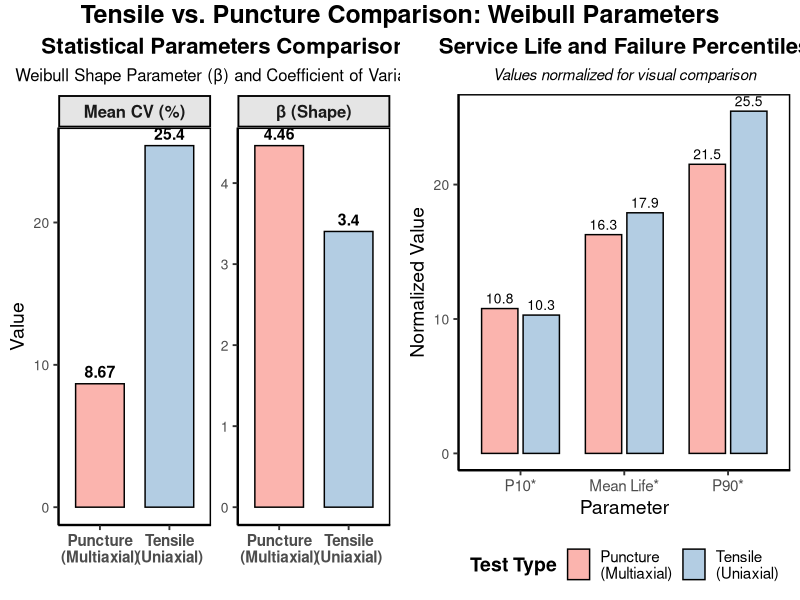
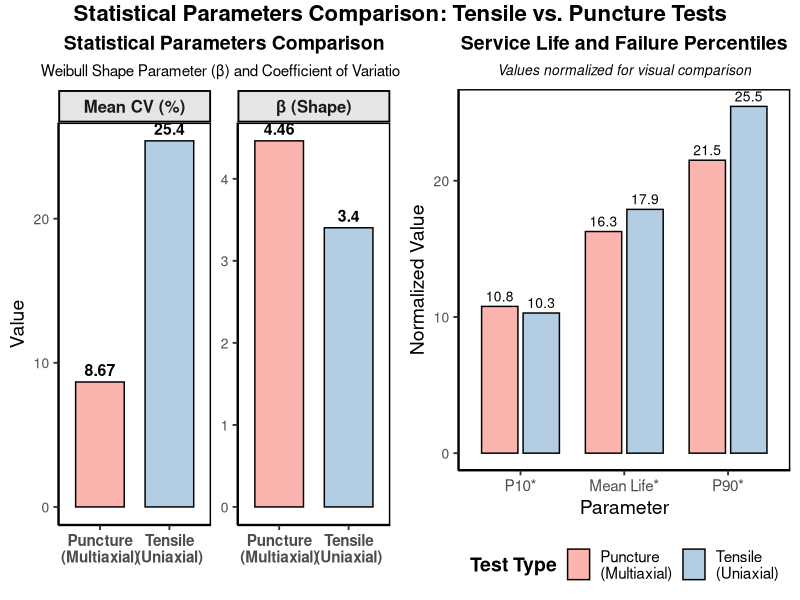
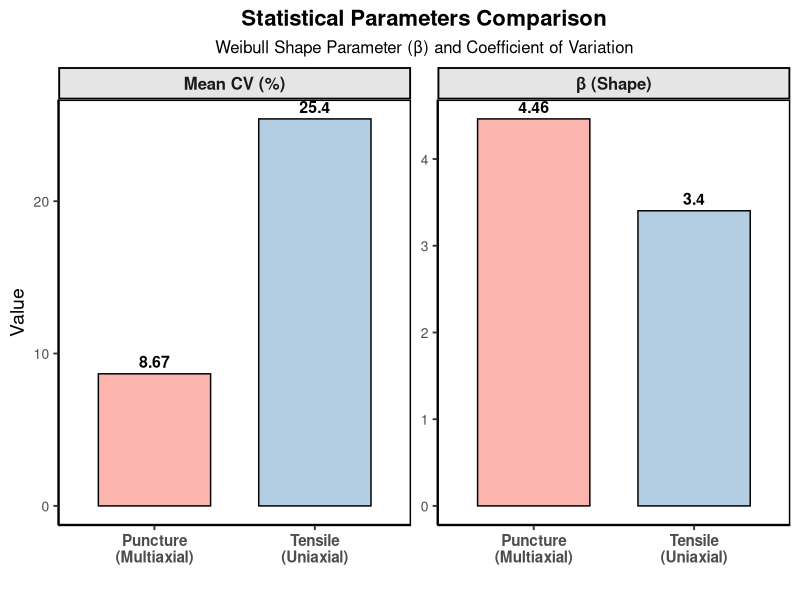
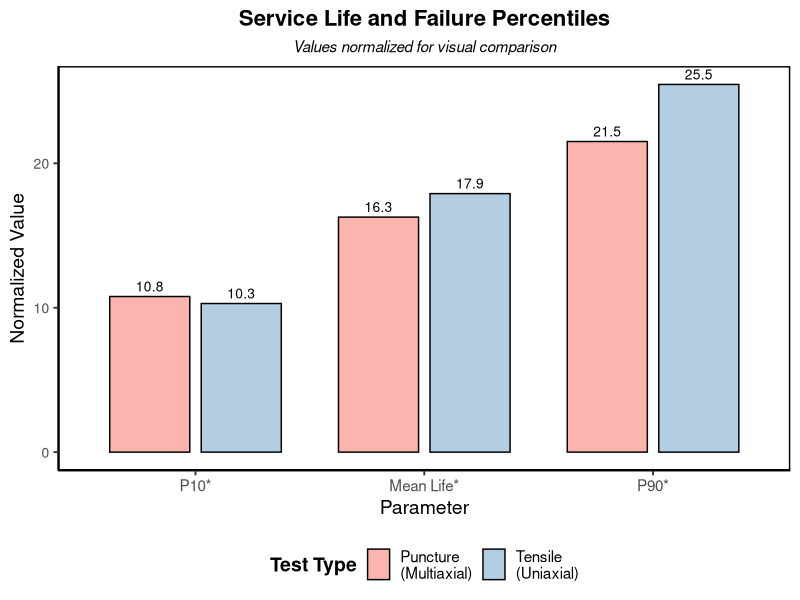
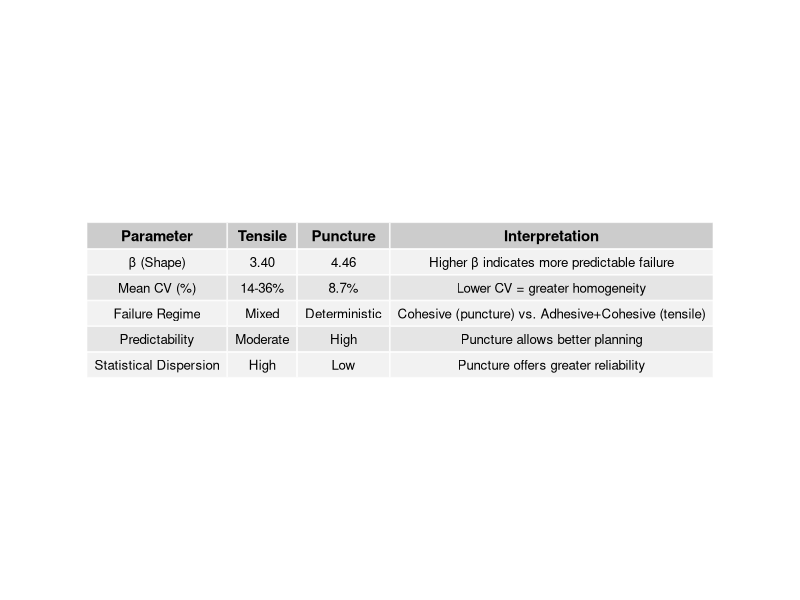
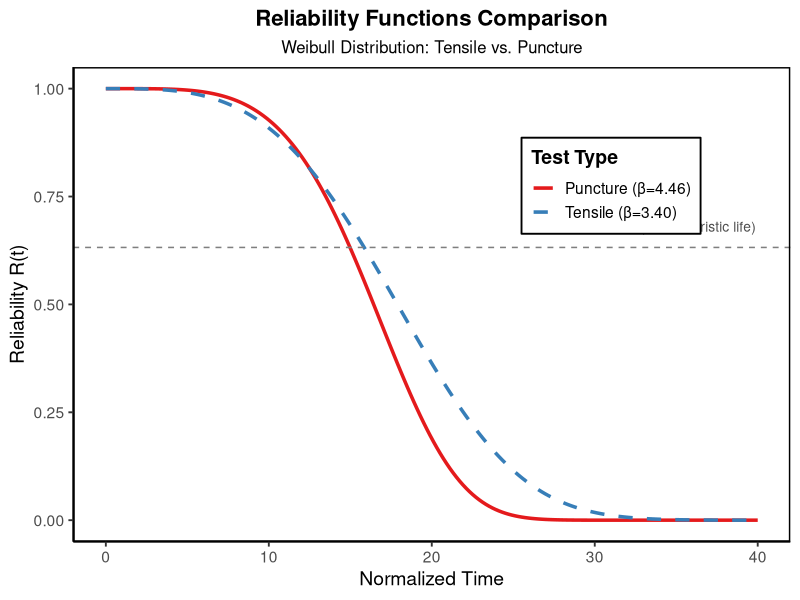

The R script that drew these images, in order:
# ==============================================================================
# SCRIPT TO CREATE COMPARATIVE FIGURE: TENSILE vs. PUNCTURE
# ==============================================================================
# Objective: Create comparative graphic of Weibull parameters and statistics
#            between tensile and puncture tests
# Author: Statistical Analysis - Forced Degradation
# Date: October 15, 2025
# ==============================================================================

# Load required libraries
library(ggplot2)
library(RColorBrewer)
library(gridExtra)
library(dplyr)
library(tidyr)

# ==============================================================================
# WEIBULL PARAMETERS AND STATISTICS DATA
# ==============================================================================

# Weibull parameters
comparison_data <- data.frame(
  Test = rep(c("Tensile\n(Uniaxial)", "Puncture\n(Multiaxial)"), each = 6),
  Parameter = rep(c("β (Shape)", "η (Scale)*", "Mean Life*", 
                    "Mean CV (%)", "P10*", "P90*"), 2),
  Value = c(
    # Tensile
    3.4031,           # β
    19.93,            # η (kN/m)
    17.90,            # Mean life (kN/m)
    25.4,             # Mean CV (%)
    10.29,            # P10
    25.46,            # P90
    # Puncture
    4.4625,           # β
    1784.19/100,      # η (N) / 100 for visual scale
    1627.42/100,      # Mean life (N) / 100
    8.67,             # Mean CV (%)
    1077.54/100,      # P10 / 100
    2150.86/100       # P90 / 100
  )
)

# Note: * values normalized/scaled for visualization

# ==============================================================================
# PLOT 1: SHAPE PARAMETER (β) AND CV
# ==============================================================================

data_beta_cv <- comparison_data %>%
  filter(Parameter %in% c("β (Shape)", "Mean CV (%)"))

plot_beta_cv <- ggplot(data_beta_cv, aes(x = Test, y = Value, fill = Test)) +
  geom_bar(stat = "identity", width = 0.7, color = "black", linewidth = 0.5) +
  geom_text(aes(label = round(Value, 2)), vjust = -0.5, size = 4, fontface = "bold") +
  facet_wrap(~Parameter, scales = "free_y", ncol = 2) +
  scale_fill_brewer(palette = "Pastel1") +
  labs(
    title = "Statistical Parameters Comparison",
    subtitle = "Weibull Shape Parameter (β) and Coefficient of Variation",
    x = "",
    y = "Value"
  ) +
  theme_classic(base_size = 14) +
  theme(
    plot.title = element_text(hjust = 0.5, face = "bold", size = 16),
    plot.subtitle = element_text(hjust = 0.5, size = 12),
    legend.position = "none",
    strip.background = element_rect(fill = "gray90", color = "black"),
    strip.text = element_text(face = "bold", size = 12),
    axis.text.x = element_text(size = 11, face = "bold"),
    axis.text.y = element_text(size = 10),
    panel.border = element_rect(color = "black", fill = NA, linewidth = 1)
  )

# ==============================================================================
# PLOT 2: MEAN LIFE AND PERCENTILES
# ==============================================================================

data_life <- comparison_data %>%
  filter(Parameter %in% c("Mean Life*", "P10*", "P90*")) %>%
  mutate(Parameter = factor(Parameter, levels = c("P10*", "Mean Life*", "P90*")))

plot_life <- ggplot(data_life, aes(x = Parameter, y = Value, fill = Test)) +
  geom_bar(stat = "identity", position = position_dodge(width = 0.8), 
           width = 0.7, color = "black", linewidth = 0.5) +
  geom_text(aes(label = round(Value, 1)), 
            position = position_dodge(width = 0.8), vjust = -0.5, size = 3.5) +
  scale_fill_brewer(palette = "Pastel1") +
  labs(
    title = "Service Life and Failure Percentiles",
    subtitle = "Values normalized for visual comparison",
    x = "Parameter",
    y = "Normalized Value",
    fill = "Test Type"
  ) +
  theme_classic(base_size = 14) +
  theme(
    plot.title = element_text(hjust = 0.5, face = "bold", size = 16),
    plot.subtitle = element_text(hjust = 0.5, size = 11, face = "italic"),
    legend.position = "bottom",
    legend.title = element_text(face = "bold"),
    legend.text = element_text(size = 11),
    axis.text.x = element_text(size = 11, angle = 0),
    axis.text.y = element_text(size = 10),
    panel.border = element_rect(color = "black", fill = NA, linewidth = 1)
  )

# ==============================================================================
# PLOT 3: SUMMARY COMPARATIVE TABLE
# ==============================================================================

summary_table <- data.frame(
  Parameter = c("β (Shape)", "Mean CV (%)", "Failure Regime", 
                "Predictability", "Statistical Dispersion"),
  Tensile = c("3.40", "14-36%", "Mixed", "Moderate", "High"),
  Puncture = c("4.46", "8.7%", "Deterministic", "High", "Low"),
  Interpretation = c(
    "Higher β indicates more predictable failure",
    "Lower CV = greater homogeneity",
    "Cohesive (puncture) vs. Adhesive+Cohesive (tensile)",
    "Puncture allows better planning",
    "Puncture offers greater reliability"
  )
)

# Convert table to plot
library(gridExtra)
library(grid)

table_grob <- tableGrob(summary_table, rows = NULL, 
                         theme = ttheme_default(
                           core = list(fg_params = list(cex = 0.8)),
                           colhead = list(fg_params = list(cex = 0.9, fontface = "bold")),
                           rowhead = list(fg_params = list(cex = 0.9))
                         ))

# ==============================================================================
# COMBINE AND SAVE FIGURES - HORIZONTAL LAYOUT
# ==============================================================================

# Create directory if it doesn't exist
dir.create("graficos/comparacao", showWarnings = FALSE, recursive = TRUE)

# Save Plot 1 (β and CV)
ggsave(
  filename = "graficos/comparacao/comparacao_beta_cv.png",
  plot = plot_beta_cv,
  width = 10, height = 6, dpi = 300, bg = "white"
)

# Save Plot 2 (Life and Percentiles)
ggsave(
  filename = "graficos/comparacao/comparacao_vida_percentis.png",
  plot = plot_life,
  width = 10, height = 6, dpi = 300, bg = "white"
)

# ==============================================================================
# SAVE COMBINED PLOT - HORIZONTAL LAYOUT (side by side)
# ==============================================================================

plot_combined_horizontal <- grid.arrange(
  plot_beta_cv, 
  plot_life,
  ncol = 2,  # 2 columns = horizontal layout
  nrow = 1,  # 1 row
  top = textGrob("Tensile vs. Puncture Comparison: Weibull Parameters",
                 gp = gpar(fontsize = 18, fontface = "bold"))
)

ggsave(
  filename = "graficos/comparacao/comparacao_weibull_tracao_puncao.png",
  plot = plot_combined_horizontal,
  width = 16, height = 7, dpi = 300, bg = "white"  # Wider, less tall
)

# ==============================================================================
# ALTERNATIVE VERSION: COMPACT HORIZONTAL LAYOUT
# ==============================================================================

# Create more compact version for manuscript
plot_compact <- grid.arrange(
  plot_beta_cv + theme(plot.title = element_text(size = 14),
                       plot.subtitle = element_text(size = 11)), 
  plot_life + theme(plot.title = element_text(size = 14),
                    plot.subtitle = element_text(size = 10)),
  ncol = 2,
  nrow = 1,
  top = textGrob("Statistical Parameters Comparison: Tensile vs. Puncture Tests",
                 gp = gpar(fontsize = 16, fontface = "bold"))
)

ggsave(
  filename = "graficos/comparacao/comparacao_weibull_compacta_horizontal.png",
  plot = plot_compact,
  width = 14, height = 6, dpi = 300, bg = "white"
)

# Save table as image
png("graficos/comparacao/tabela_comparativa.png", width = 1200, height = 400, res = 150)
grid.draw(table_grob)
dev.off()

# ==============================================================================
# ADDITIONAL PLOT: RELIABILITY CURVES COMPARISON
# ==============================================================================

# Simulate Weibull reliability curves
x_seq <- seq(0, 40, length.out = 200)

# Reliability function: R(t) = exp(-(t/η)^β)
reliability_tensile <- exp(-(x_seq/19.93)^3.4031)
reliability_puncture <- exp(-(x_seq/17.84)^4.4625)  # η converted to similar scale

curves_data <- data.frame(
  Time = rep(x_seq, 2),
  Reliability = c(reliability_tensile, reliability_puncture),
  Test = rep(c("Tensile (β=3.40)", "Puncture (β=4.46)"), each = length(x_seq))
)

plot_curves <- ggplot(curves_data, aes(x = Time, y = Reliability, 
                                        color = Test, linetype = Test)) +
  geom_line(linewidth = 1.2) +
  geom_hline(yintercept = 0.632, linetype = "dashed", color = "gray50") +
  annotate("text", x = 35, y = 0.68, label = "63.2% (characteristic life)", 
           size = 3.5, color = "gray30") +
  scale_color_brewer(palette = "Set1") +
  scale_linetype_manual(values = c("solid", "dashed")) +
  labs(
    title = "Reliability Functions Comparison",
    subtitle = "Weibull Distribution: Tensile vs. Puncture",
    x = "Normalized Time",
    y = "Reliability R(t)",
    color = "Test Type",
    linetype = "Test Type"
  ) +
  theme_classic(base_size = 14) +
  theme(
    plot.title = element_text(hjust = 0.5, face = "bold", size = 16),
    plot.subtitle = element_text(hjust = 0.5, size = 12),
    legend.position = c(0.75, 0.75),
    legend.background = element_rect(fill = "white", color = "black"),
    legend.title = element_text(face = "bold"),
    panel.border = element_rect(color = "black", fill = NA, linewidth = 1)
  )

ggsave(
  filename = "graficos/comparacao/curvas_confiabilidade_comparacao.png",
  plot = plot_curves,
  width = 10, height = 7, dpi = 300, bg = "white"
)

# ==============================================================================
# COMPLETION MESSAGES
# ==============================================================================

cat("\n==============================================================================\n")
cat("COMPARATIVE FIGURES CREATED SUCCESSFULLY!\n")
cat("==============================================================================\n\n")
cat("Files generated in: graficos/comparacao/\n\n")
cat("1. comparacao_beta_cv.png - β and CV parameters\n")
cat("2. comparacao_vida_percentis.png - Service life and percentiles\n")
cat("3. comparacao_weibull_tracao_puncao.png - HORIZONTAL (16x7) - MAIN\n")
cat("4. comparacao_weibull_compacta_horizontal.png - COMPACT (14x6)\n")
cat("5. tabela_comparativa.png - Interpretive summary table\n")
cat("6. curvas_confiabilidade_comparacao.png - Overlaid Weibull curves\n\n")
cat(">>> Use 'comparacao_weibull_tracao_puncao.png' (HORIZONTAL) as Figure 14\n")
cat(">>> Layout: 2 side-by-side panels (16 cm x 7 cm)\n")
cat(">>> Ideal for scientific papers with two-column layout\n")
cat("\n==============================================================================\n")
